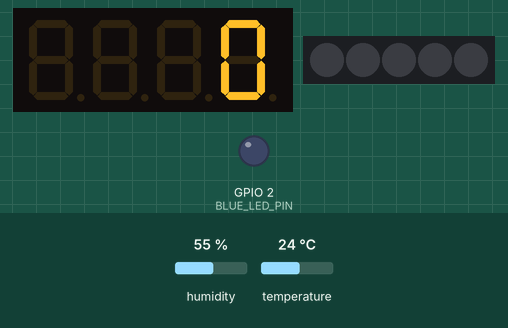
A sketch run on a simulated ESP8266 (NodeMCU). Parts: 4-digit seven-segment display, 5 RGB LEDs in strip order, left to right, output pins drawn as LEDs (lit = HIGH). Inputs (shaded band) come from the test bench; at power-on: humidity 55 %, temperature 24 °C. WiFi joins after 1.5 s; servers stay silent unless stated; what the sketch prints to the serial monitor is not drawn.

Above: at 0.1 s.

The sketch:

ESP8266_thingspeak.ino
```cpp
// Скетч для ESP8266,
//  считывает показания с MH-z19 (по UART), DHT22
//  выводит концентрацию CO2 на дисплей типа http://www.arduitronics.com/product/220/seven-segment-4-digit-displaycatalex
//  кидает температуру, влажность и СО2 на thingspeak.com

/* Соединения
DHT22:
  1 - 3.3v
  2 - D7
  3 - NC
  4 - GND

Display TM1637:
  CLK - D6
  DIO - D5
  VCC - 3.3v
  GND - GND

Mh-z19
  Tx - D1
  Rx - D2
  Vin - Vin
  GND - GND
*/

#include <DHT.h>
#include <SoftwareSerial.h>
#include <TM1637Display.h>
#include <ESP8266WiFi.h>
#include <Adafruit_NeoPixel.h>
#ifdef __AVR__
  #include <avr/power.h>
#endif


#define BLUE_LED_PIN 2  // синий и красный LED на плате ESP8266
#define RED_LED_PIN 16  //
#define MHZ19_RX_PIN  5 // подключение Mh-z19
#define MHZ19_TX_PIN  4 //
#define DHTPIN 13        // what pin we're connected to
#define CLK 12          // подключение дисплея
#define DIO 14          //
#define WS8212_PIN 15   // ws8212

// replace with your channel's thingspeak API key,
String apiKey = "J6P3LU0ANLWHYI6D";
const char* ssid = "SSID";	   // your WiFi SSID
const char* password = "PASS"; // your wiFi password

const char* server = "api.thingspeak.com";

// количество светодиодов WS8212 в ленте
const int led_num = 5;

const bool wifi_on = true;
const bool display_on = true;
const bool blue_led_on = false;
const bool dht22_on = true;

DHT dht;

SoftwareSerial Mhz19_serial(MHZ19_RX_PIN, MHZ19_TX_PIN); // RX, TX сенсора

TM1637Display display(CLK, DIO);

WiFiClient client;

Adafruit_NeoPixel LED_strip = Adafruit_NeoPixel(5, WS8212_PIN, NEO_GRB + NEO_KHZ800);


void setup()
{
  Serial.begin(115200);
  delay(10);

  if (display_on)
  {
    uint8_t data[] = { 0xff, 0xff, 0xff, 0xff };
    display.setBrightness(0x0f);

    // All segments on
    display.setSegments(data);
    display.showNumberDec( 0, false);
  }

  if (dht22_on)
    dht.setup(DHTPIN);

  Mhz19_serial.begin(9600); //программный UART-порт для общения с датчиком Mh-z19

  pinMode(BLUE_LED_PIN, OUTPUT);

  LED_strip.begin();
  LED_strip.show(); // Initialize all pixels to 'off'

}


void loop()
{

  float h = 0.0;
  float t = 0.0;
  unsigned int ppm = 0;

  bool h_freshed = false;
  bool t_freshed = false;
  bool ppm_freshed = false;

  bool some_data_refreshed = false;

  if (dht22_on)
  {
    h = dht.getHumidity();
    t = dht.getTemperature();

    if (isnan(h) || isnan(t))
    {
      Serial.println("Failed to read from DHT sensor!");
      return;
    }
    else
      some_data_refreshed = true;
  }


  // команда на считывание данных из Mh-z19
  Serial.print("Mh-z19 reading...");
  byte mhz19_co2_request_command[9] = {0xFF, 0x01, 0x86, 0x00, 0x00, 0x00, 0x00, 0x00, 0x79};
  Mhz19_serial.write( mhz19_co2_request_command, 9);//запрос PPM CO2
  unsigned char response[9]; // здесь будет ответ от Mh-z19
  if ((Mhz19_serial.readBytes(response, 9) == 9) || (response[1] == 0x86))
  {
    // рассчитываем checksum
    byte checksum = 0;
    for (byte i = 1; i < 8; i++)
      checksum += response[i];
    checksum = 255 - checksum;
    checksum ++;

    if (checksum == response[8])
    {
      Serial.println("OK");
      unsigned int responseHigh = (int) response[2];
      unsigned int responseLow = (int) response[3];

      // ну и по мануалу из ответа считаем PPM
      ppm = (256 * responseHigh) + responseLow;
      ppm_freshed = true;
      some_data_refreshed = true;

      if (display_on)
        display.showNumberDec( ppm, false);

      uint32_t color = LED_strip.Color(0, 255, 0);

      if (ppm < 600)
        color = LED_strip.Color(0, 32, 0);
      else if (ppm < 800)
        color = LED_strip.Color(32, 32, 0);
      else if (ppm < 1000)
        color = LED_strip.Color(32, 12, 0);
      else
        color = LED_strip.Color(32, 0, 0);

      for (int i=0; i<led_num; i++)
        LED_strip.setPixelColor(i, color);
      LED_strip.show();

    }
    else
      Serial.println("FAILED - wrong checksum");
  }
  else
    Serial.println("FAILED - wrong responce");

  if (wifi_on && some_data_refreshed)
  {
    if (blue_led_on)
      digitalWrite(BLUE_LED_PIN, LOW);

    Serial.println();
    Serial.println();
    Serial.print("Connecting to ");
    Serial.print(ssid);
    Serial.print("...");

    WiFi.begin(ssid, password);

    if (WiFi.status() == WL_CONNECTED)
    {
      Serial.println("OK");
      Serial.print("Connecting to ");
      Serial.print(server);
      Serial.print("...");

      if (client.connect(server, 80))
      { //   "184.106.153.149" or api.thingspeak.com
        Serial.println("OK");

        String postStr = apiKey;
        postStr += "&field1=";
        postStr += String(t);
        postStr += "&field2=";
        postStr += String(h);

        if (ppm_freshed)
        {
          postStr += "&field3=";
          postStr += String(ppm);
        }

        postStr += "\r\n\r\n";

        client.print("POST /update HTTP/1.1\n");
        client.print("Host: api.thingspeak.com\n");
        client.print("Connection: close\n");
        client.print("X-THINGSPEAKAPIKEY: " + apiKey + "\n");
        client.print("Content-Type: application/x-www-form-urlencoded\n");
        client.print("Content-Length: ");
        client.print(postStr.length());
        client.print("\n\n");
        client.print(postStr);

        if (blue_led_on)
          digitalWrite(BLUE_LED_PIN, HIGH);

        Serial.print("Temperature: ");
        Serial.print(t);
        Serial.print("C Humidity: ");
        Serial.print(h);
        Serial.print("% CO2: ");
        Serial.print(ppm);
        Serial.print("ppm");
        Serial.print("\n");

        client.stop();
      }
      else
        Serial.println("FAILED");

      WiFi.disconnect();
    }
    else
      Serial.println("FAILED");

  }

  Serial.println("Waiting...");
  // thingspeak needs minimum 15 sec delay between updates
  delay(20000);
}
```
